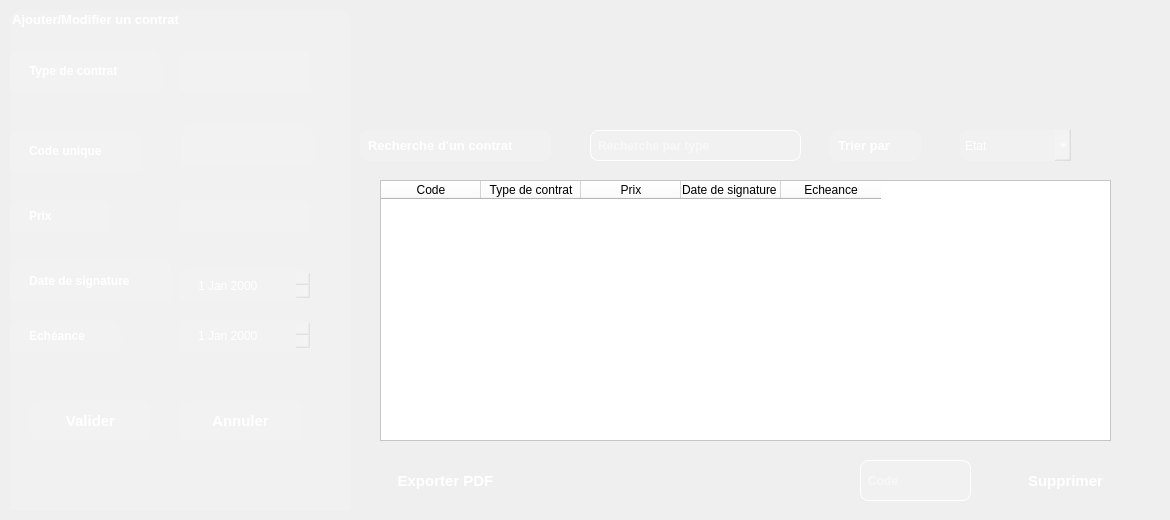
      <widget class="QWidget" name="tab_5">
       <attribute name="title">
        <string>Gestion des contrats</string>
       </attribute>
       <widget class="QGroupBox" name="groupBox_3">
        <property name="geometry">
         <rect>
          <x>10</x>
          <y>10</y>
          <width>341</width>
          <height>501</height>
         </rect>
        </property>
        <property name="font">
         <font>
          <pointsize>10</pointsize>
          <bold>true</bold>
         </font>
        </property>
        <property name="styleSheet">
         <string notr="true">background-color: white; /* White background for the active tab */
    color: black; /* Black text for the active tab */
    border: 1px solid #c4c4c4; /* A light border */
    border-bottom: none; /* No border at the bottom to blend with the content pane */
    border-top-left-radius: 10px;
    border-top-right-radius: 10px;
    padding: 8px 15px; /* Add some padding for spacing */

    background-color: transparent; /* Transparent background for inactive tabs */
    color: white; /* White text for inactive tabs */
    border: 1px solid transparent; /* Transparent border */
    padding: 8px 15px; /* Add some padding for spacing */


    background-color: rgba(255, 255, 255, 0.1); /* A subtle white transparency on hover */</string>
        </property>
        <property name="title">
         <string>Ajouter/Modifier un contrat</string>
        </property>
        <widget class="QLineEdit" name="lineEdit_8">
         <property name="geometry">
          <rect>
           <x>170</x>
           <y>40</y>
           <width>131</width>
           <height>41</height>
          </rect>
         </property>
         <property name="font">
          <font>
           <pointsize>9</pointsize>
           <bold>true</bold>
          </font>
         </property>
        </widget>
        <widget class="QLabel" name="label_16">
         <property name="geometry">
          <rect>
           <x>0</x>
           <y>120</y>
           <width>131</width>
           <height>41</height>
          </rect>
         </property>
         <property name="font">
          <font>
           <family>Segoe UI</family>
           <pointsize>9</pointsize>
           <italic>false</italic>
           <bold>true</bold>
          </font>
         </property>
         <property name="styleSheet">
          <string notr="true">font: 700 9pt &quot;Segoe UI&quot;;</string>
         </property>
         <property name="text">
          <string>Code unique</string>
         </property>
        </widget>
        <widget class="QLabel" name="label_17">
         <property name="geometry">
          <rect>
           <x>0</x>
           <y>190</y>
           <width>101</width>
           <height>31</height>
          </rect>
         </property>
         <property name="font">
          <font>
           <family>Segoe UI</family>
           <pointsize>9</pointsize>
           <italic>false</italic>
           <bold>true</bold>
          </font>
         </property>
         <property name="styleSheet">
          <string notr="true">font: 700 9pt &quot;Segoe UI&quot;;</string>
         </property>
         <property name="text">
          <string>Prix</string>
         </property>
        </widget>
        <widget class="QLabel" name="label_18">
         <property name="geometry">
          <rect>
           <x>0</x>
           <y>250</y>
           <width>161</width>
           <height>41</height>
          </rect>
         </property>
         <property name="font">
          <font>
           <family>Segoe UI</family>
           <pointsize>9</pointsize>
           <italic>false</italic>
           <bold>true</bold>
          </font>
         </property>
         <property name="styleSheet">
          <string notr="true">font: 700 9pt &quot;Segoe UI&quot;;</string>
         </property>
         <property name="text">
          <string>Date de signature</string>
         </property>
        </widget>
        <widget class="QLabel" name="label_19">
         <property name="geometry">
          <rect>
           <x>0</x>
           <y>310</y>
           <width>111</width>
           <height>31</height>
          </rect>
         </property>
         <property name="font">
          <font>
           <family>Segoe UI</family>
           <pointsize>9</pointsize>
           <italic>false</italic>
           <bold>true</bold>
          </font>
         </property>
         <property name="styleSheet">
          <string notr="true">font: 700 9pt &quot;Segoe UI&quot;;</string>
         </property>
         <property name="text">
          <string>Echéance</string>
         </property>
        </widget>
        <widget class="QLabel" name="label_20">
         <property name="geometry">
          <rect>
           <x>0</x>
           <y>40</y>
           <width>151</width>
           <height>41</height>
          </rect>
         </property>
         <property name="font">
          <font>
           <family>Segoe UI</family>
           <pointsize>9</pointsize>
           <italic>false</italic>
           <bold>true</bold>
          </font>
         </property>
         <property name="styleSheet">
          <string notr="true">font: 700 9pt &quot;Segoe UI&quot;;</string>
         </property>
         <property name="text">
          <string>Type de contrat</string>
         </property>
        </widget>
        <widget class="QLineEdit" name="lineEdit_17">
         <property name="geometry">
          <rect>
           <x>172</x>
           <y>115</y>
           <width>131</width>
           <height>41</height>
          </rect>
         </property>
         <property name="font">
          <font>
           <pointsize>9</pointsize>
           <bold>true</bold>
          </font>
         </property>
        </widget>
        <widget class="QLineEdit" name="lineEdit_18">
         <property name="geometry">
          <rect>
           <x>170</x>
           <y>190</y>
           <width>131</width>
           <height>31</height>
          </rect>
         </property>
         <property name="font">
          <font>
           <pointsize>9</pointsize>
           <bold>true</bold>
          </font>
         </property>
        </widget>
        <widget class="QDateEdit" name="dateEdit">
         <property name="geometry">
          <rect>
           <x>170</x>
           <y>260</y>
           <width>131</width>
           <height>31</height>
          </rect>
         </property>
         <property name="styleSheet">
          <string notr="true">background-color: rgba(255, 255, 255, 30); /* Semi-transparent white background */
    color: white; /* Text color */
    border: 1px solid white; /* A subtle, semi-transparent white border */
    border-radius: 8px; /* Rounded corners */
    padding: 5px; /* Adds space inside the widget for text, so it's not right up against the edges *</string>
         </property>
        </widget>
        <widget class="QDateEdit" name="dateEdit_2">
         <property name="geometry">
          <rect>
           <x>170</x>
           <y>310</y>
           <width>131</width>
           <height>31</height>
          </rect>
         </property>
         <property name="styleSheet">
          <string notr="true">background-color: rgba(255, 255, 255, 30); /* Semi-transparent white background */
    color: white; /* Text color */
    border: 1px solid white; /* A subtle, semi-transparent white border */
    border-radius: 8px; /* Rounded corners */
    padding: 5px; /* Adds space inside the widget for text, so it's not right up against the edges *</string>
         </property>
        </widget>
        <widget class="QPushButton" name="pushButton_10">
         <property name="geometry">
          <rect>
           <x>20</x>
           <y>390</y>
           <width>121</width>
           <height>41</height>
          </rect>
         </property>
         <property name="font">
          <font>
           <pointsize>11</pointsize>
           <bold>true</bold>
          </font>
         </property>
         <property name="styleSheet">
          <string notr="true">QPushButton {
    /* 1. Base Orange &quot;Sun&quot; Background (Gradient for a slight shine) */
    background-color: qlineargradient(
        x1: 0, y1: 0, x2: 0, y2: 1,
        stop: 0 #ff8c00,   /* Darker orange at the top */
        stop: 1 #ffa500    /* Lighter orange at the bottom */
    );
    color: white; /* White text for contrast */
    border: 2px solid transparent; /* Transparent border initially */
    border-radius: 8px;
    padding: 10px 20px;
    font-weight: bold;
}

QPushButton:hover {
    /* 2. Bright Contour (Border) when the mouse passes over */
    border: 2px solid #ffcc00; /* Bright yellow border (the glow) */
    background-color: qlineargradient(
        x1: 0, y1: 0, x2: 0, y2: 1,
        stop: 0 #ff951a,   /* Slightly brighter background on hover */
        stop: 1 #ffb01a
    );
}

QPushButton:pressed {
    /* 3. Darker press effect */
    background-color: rgb(0, 170, 127); /* Solid darker orange */
    border: 2px solid #ffcc00;
}</string>
         </property>
         <property name="text">
          <string>Valider</string>
         </property>
        </widget>
        <widget class="QPushButton" name="pushButton_14">
         <property name="geometry">
          <rect>
           <x>170</x>
           <y>390</y>
           <width>121</width>
           <height>41</height>
          </rect>
         </property>
         <property name="font">
          <font>
           <pointsize>11</pointsize>
           <bold>true</bold>
          </font>
         </property>
         <property name="styleSheet">
          <string notr="true">QPushButton {
    /* 1. Base Orange &quot;Sun&quot; Background (Gradient for a slight shine) */
    background-color: qlineargradient(
        x1: 0, y1: 0, x2: 0, y2: 1,
        stop: 0 #ff8c00,   /* Darker orange at the top */
        stop: 1 #ffa500    /* Lighter orange at the bottom */
    );
    color: white; /* White text for contrast */
    border: 2px solid transparent; /* Transparent border initially */
    border-radius: 8px;
    padding: 10px 20px;
    font-weight: bold;
}

QPushButton:hover {
    /* 2. Bright Contour (Border) when the mouse passes over */
    border: 2px solid #ffcc00; /* Bright yellow border (the glow) */
    background-color: qlineargradient(
        x1: 0, y1: 0, x2: 0, y2: 1,
        stop: 0 #ff951a,   /* Slightly brighter background on hover */
        stop: 1 #ffb01a
    );
}

QPushButton:pressed {
    /* 3. Darker press effect */
    background-color: rgb(0, 170, 127); /* Solid darker orange */
    border: 2px solid #ffcc00;
}</string>
         </property>
         <property name="text">
          <string>Annuler</string>
         </property>
        </widget>
       </widget>
       <widget class="QLabel" name="label_21">
        <property name="geometry">
         <rect>
          <x>360</x>
          <y>130</y>
          <width>191</width>
          <height>31</height>
         </rect>
        </property>
        <property name="font">
         <font>
          <pointsize>10</pointsize>
          <bold>true</bold>
         </font>
        </property>
        <property name="styleSheet">
         <string notr="true">
    background-color: rgba(255, 255, 255, 30); /* Semi-transparent white background */
    color: white; /* Text color */
  
    border-radius: 8px; /* Rounded corners */
    padding: 5px; /* Adds space inside the widget for text, so it's not right up against the edges */
</string>
        </property>
        <property name="text">
         <string>Recherche d'un contrat</string>
        </property>
       </widget>
       <widget class="QLabel" name="label_22">
        <property name="geometry">
         <rect>
          <x>830</x>
          <y>130</y>
          <width>91</width>
          <height>31</height>
         </rect>
        </property>
        <property name="font">
         <font>
          <pointsize>10</pointsize>
          <bold>true</bold>
         </font>
        </property>
        <property name="styleSheet">
         <string notr="true"> background-color: rgba(255, 255, 255, 30); /* Semi-transparent white background */
    color: white; /* Text color */
  
    border-radius: 8px; /* Rounded corners */
    padding: 5px; /* Adds space inside the widget for text, so it's not right up against the edges */
</string>
        </property>
        <property name="text">
         <string>Trier par</string>
        </property>
       </widget>
       <widget class="QComboBox" name="comboBox_3">
        <property name="geometry">
         <rect>
          <x>960</x>
          <y>130</y>
          <width>111</width>
          <height>31</height>
         </rect>
        </property>
        <property name="styleSheet">
         <string notr="true">background-color: rgba(255, 255, 255, 30); /* Semi-transparent white background */
    color: white; /* Text color */
  
    border-radius: 8px; /* Rounded corners */
    padding: 5px; /* Adds space inside the widget for text, so it's not right up against the edges */</string>
        </property>
        <property name="placeholderText">
         <string>Etat</string>
        </property>
        <item>
         <property name="text">
          <string>En cours</string>
         </property>
        </item>
        <item>
         <property name="text">
          <string>Signé</string>
         </property>
        </item>
        <item>
         <property name="text">
          <string>Expiré</string>
         </property>
        </item>
       </widget>
       <widget class="QLineEdit" name="lineEdit_19">
        <property name="geometry">
         <rect>
          <x>590</x>
          <y>130</y>
          <width>211</width>
          <height>31</height>
         </rect>
        </property>
        <property name="font">
         <font>
          <pointsize>9</pointsize>
          <bold>true</bold>
         </font>
        </property>
        <property name="styleSheet">
         <string notr="true">QLineEdit {
    background-color: rgba(255, 255, 255, 30); /* Semi-transparent white background */
    color: white; /* Text color */
    border: 1px solid white; /* A subtle, semi-transparent white border */
    border-radius: 8px; /* Rounded corners */
    padding: 5px; /* Adds space inside the widget for text, so it's not right up against the edges */
}</string>
        </property>
        <property name="placeholderText">
         <string>Recherche par type</string>
        </property>
       </widget>
       <widget class="QPushButton" name="pushButton_3">
        <property name="geometry">
         <rect>
          <x>360</x>
          <y>460</y>
          <width>171</width>
          <height>41</height>
         </rect>
        </property>
        <property name="font">
         <font>
          <pointsize>11</pointsize>
          <bold>true</bold>
         </font>
        </property>
        <property name="styleSheet">
         <string notr="true">QPushButton {
    /* 1. Base Orange &quot;Sun&quot; Background (Gradient for a slight shine) */
    background-color: qlineargradient(
        x1: 0, y1: 0, x2: 0, y2: 1,
        stop: 0 #ff8c00,   /* Darker orange at the top */
        stop: 1 #ffa500    /* Lighter orange at the bottom */
    );
    color: white; /* White text for contrast */
    border: 2px solid transparent; /* Transparent border initially */
    border-radius: 8px;
    padding: 10px 20px;
    font-weight: bold;
}

QPushButton:hover {
    /* 2. Bright Contour (Border) when the mouse passes over */
    border: 2px solid #ffcc00; /* Bright yellow border (the glow) */
    background-color: qlineargradient(
        x1: 0, y1: 0, x2: 0, y2: 1,
        stop: 0 #ff951a,   /* Slightly brighter background on hover */
        stop: 1 #ffb01a
    );
}

QPushButton:pressed {
    /* 3. Darker press effect */
    background-color: rgb(0, 170, 127); /* Solid darker orange */
    border: 2px solid #ffcc00;
}</string>
        </property>
        <property name="text">
         <string>Exporter PDF</string>
        </property>
       </widget>
       <widget class="QPushButton" name="pushButton_7">
        <property name="geometry">
         <rect>
          <x>1000</x>
          <y>460</y>
          <width>131</width>
          <height>41</height>
         </rect>
        </property>
        <property name="font">
         <font>
          <pointsize>11</pointsize>
          <bold>true</bold>
         </font>
        </property>
        <property name="styleSheet">
         <string notr="true">QPushButton {
    /* 1. Base Orange &quot;Sun&quot; Background (Gradient for a slight shine) */
    background-color: qlineargradient(
        x1: 0, y1: 0, x2: 0, y2: 1,
        stop: 0 #ff8c00,   /* Darker orange at the top */
        stop: 1 #ffa500    /* Lighter orange at the bottom */
    );
    color: white; /* White text for contrast */
    border: 2px solid transparent; /* Transparent border initially */
    border-radius: 8px;
    padding: 10px 20px;
    font-weight: bold;
}

QPushButton:hover {
    /* 2. Bright Contour (Border) when the mouse passes over */
    border: 2px solid #ffcc00; /* Bright yellow border (the glow) */
    background-color: qlineargradient(
        x1: 0, y1: 0, x2: 0, y2: 1,
        stop: 0 #ff951a,   /* Slightly brighter background on hover */
        stop: 1 #ffb01a
    );
}

QPushButton:pressed {
    /* 3. Darker press effect */
    background-color: rgb(0, 170, 127); /* Solid darker orange */
    border: 2px solid #ffcc00;
}</string>
        </property>
        <property name="text">
         <string>Supprimer</string>
        </property>
       </widget>
       <widget class="QTableWidget" name="tableWidget_3">
        <property name="geometry">
         <rect>
          <x>380</x>
          <y>180</y>
          <width>731</width>
          <height>261</height>
         </rect>
        </property>
        <property name="styleSheet">
         <string notr="true">background-color: rgb(255, 255, 255);
color: black;
</string>
        </property>
        <column>
         <property name="text">
          <string>Code</string>
         </property>
        </column>
        <column>
         <property name="text">
          <string>Type de contrat</string>
         </property>
        </column>
        <column>
         <property name="text">
          <string>Prix</string>
         </property>
        </column>
        <column>
         <property name="text">
          <string>Date de signature </string>
         </property>
        </column>
        <column>
         <property name="text">
          <string>Echeance</string>
         </property>
        </column>
       </widget>
       <widget class="QLineEdit" name="lineEdit_20">
        <property name="geometry">
         <rect>
          <x>860</x>
          <y>460</y>
          <width>111</width>
          <height>41</height>
         </rect>
        </property>
        <property name="font">
         <font>
          <pointsize>9</pointsize>
          <bold>true</bold>
         </font>
        </property>
        <property name="styleSheet">
         <string notr="true">QLineEdit {
    background-color: rgba(255, 255, 255, 30); /* Semi-transparent white background */
    color: white; /* Text color */
    border: 1px solid white; /* A subtle, semi-transparent white border */
    border-radius: 8px; /* Rounded corners */
    padding: 5px; /* Adds space inside the widget for text, so it's not right up against the edges */
}</string>
        </property>
        <property name="placeholderText">
         <string>Code</string>
        </property>
       </widget>
       <widget class="QLabel" name="label_45">
        <property name="geometry">
         <rect>
          <x>970</x>
          <y>-10</y>
          <width>191</width>
          <height>131</height>
         </rect>
        </property>
        <property name="styleSheet">
         <string notr="true">image: url(:/images/logo.png);
background-color: transparent;</string>
        </property>
        <property name="text">
         <string/>
        </property>
       </widget>
      </widget>
